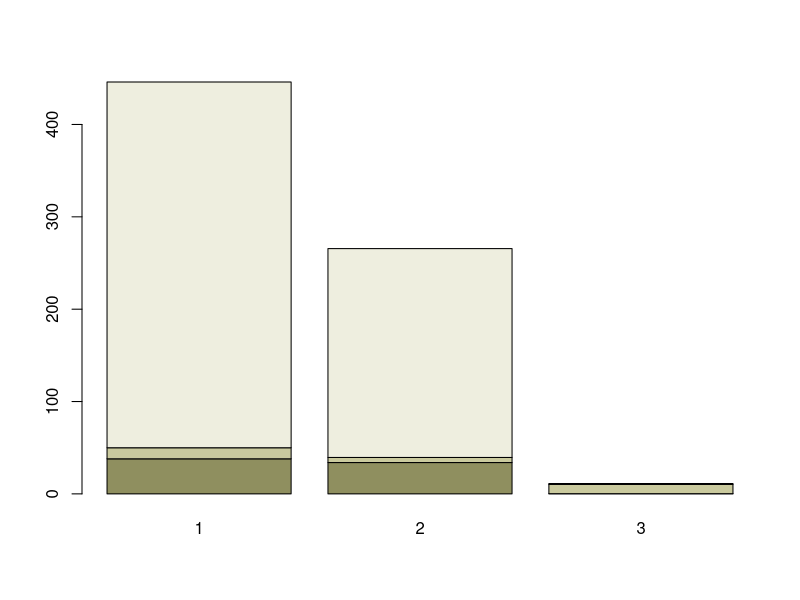
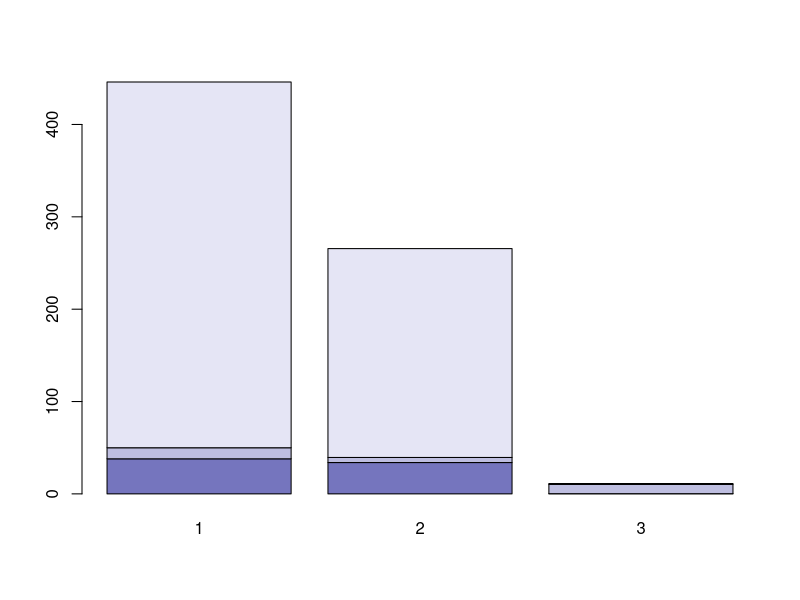
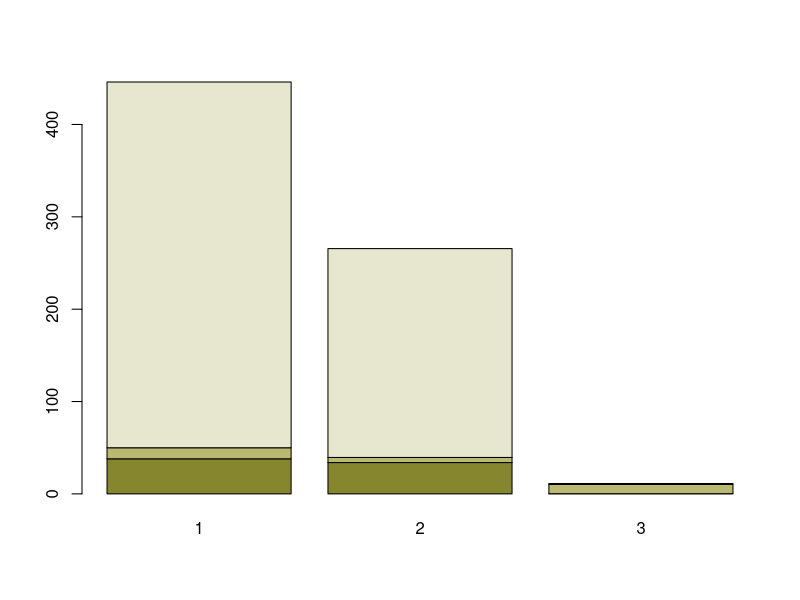
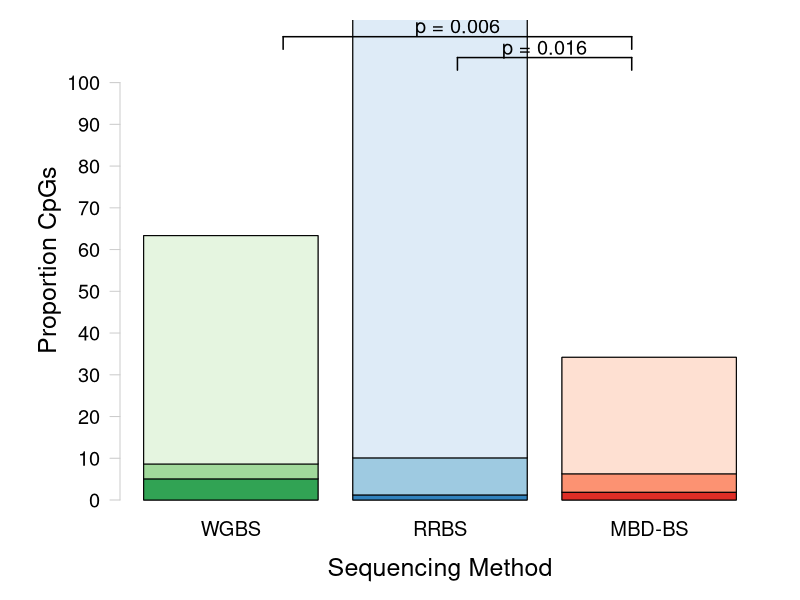
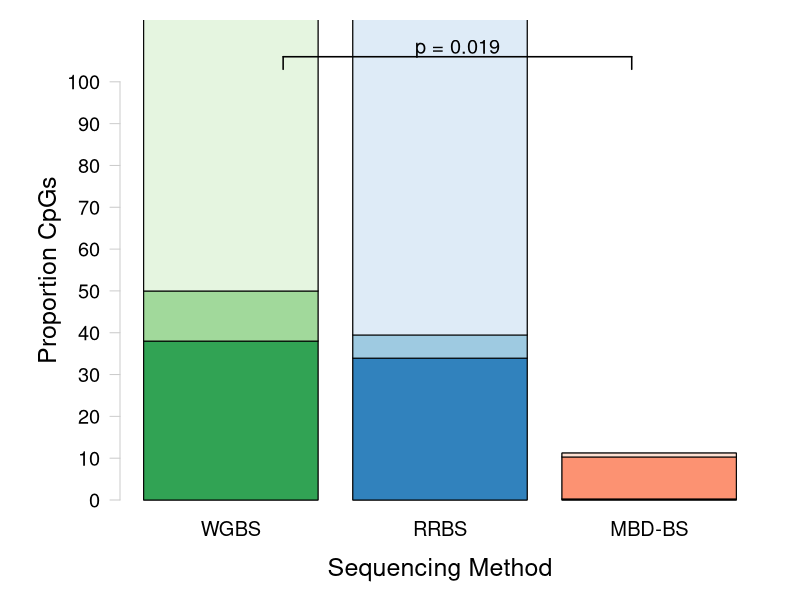

Recreate these plots in R, in order.
## ---- chunk 1
knitr::opts_chunk$set(echo = TRUE)
## ---- chunk 2
#install.packages("RColorBrewer")
require(RColorBrewer) #Load RColorBrewer

#install.packages("dichromat")
require(dichromat)
## ---- chunk 3
sessionInfo()
## ---- chunk 4
McapAll <- read.table("../analyses/Characterizing-CpG-Methylation-5x-Union/Mcap/Mcap_union_5x-averages-counts.txt", header = FALSE, col.names = c("totalLines", "filename")) #Import file using space as a delimiter. Columns are the number of lines and the filename
McapAll <- McapAll[-4,] #Remove last row (total lines for all files)
tail(McapAll) #Confirm import
## ---- chunk 5
McapMeth <- read.table("../analyses/Characterizing-CpG-Methylation-5x-Union/Mcap/Mcap_union_5x-Meth-counts.txt", header = FALSE, col.names = c("Meth", "filename")) #Import file using space as a delimiter. Columns are the number of lines and the filename
McapMeth <- McapMeth[-4,] #Remove last row (total lines for all files)
tail(McapMeth) #Confirm import
## ---- chunk 6
McapSparseMeth <- read.table("../analyses/Characterizing-CpG-Methylation-5x-Union/Mcap/Mcap_union_5x-sparseMeth-counts.txt", header = FALSE, col.names = c("sparseMeth", "filename")) #Import file using space as a delimiter. Columns are the number of lines and the filename
McapSparseMeth <- McapSparseMeth[-4,] #Remove last row (total lines for all files)
tail(McapSparseMeth) #Confirm import
## ---- chunk 7
McapUnMeth <- read.table("../analyses/Characterizing-CpG-Methylation-5x-Union/Mcap/Mcap_union_5x-unMeth-counts.txt", header = FALSE, col.names = c("unMeth", "filename")) #Import file using space as a delimiter. Columns are the number of lines and the filename
McapUnMeth <- McapUnMeth[-4,] #Remove last row (total lines for all files)
tail(McapUnMeth) #Confirm import
## ---- chunk 8
McapCpGType <- cbind(McapAll, McapMeth, McapSparseMeth, McapUnMeth) #Mash tables together by column
McapCpGType <- McapCpGType[,-c(2,4,6,8)] #Remove filename columns
tail(McapCpGType) #Confirm table mashing
## ---- chunk 9
McapCpGType$percentMeth <- (McapCpGType$Meth / McapCpGType$totalLines) * 100 #Calculate percent methylated loci
McapCpGType$percentSparseMeth <- (McapCpGType$sparseMeth / McapCpGType$totalLines) * 100 #Calculate percent sparsely methylated loci
McapCpGType$percentUnMeth <- (McapCpGType$unMeth / McapCpGType$totalLines) * 100 #Calculate percent unmethylated loci
McapCpGType <- McapCpGType[,c(1, 2, 5, 3, 6, 4, 7)] #Reorganize columns
tail(McapCpGType) #Confirm calculations
## ---- chunk 10
write.table(McapCpGType, "../analyses/Characterizing-CpG-Methylation-5x-Union/Mcap/Mcap_union-CpG-Type.txt", sep = "\t", quote = FALSE, row.names = TRUE) #Save summary table
## ---- chunk 11
PactAll <- read.table("../analyses/Characterizing-CpG-Methylation-5x-Union/Pact/Pact_union_5x-averages-counts.txt", header = FALSE, col.names = c("totalLines", "filename")) #Import file using space as a delimiter. Columns are the number of lines and the filename
PactAll <- PactAll[-4,] #Remove last row (total lines for all files)
tail(PactAll) #Confirm import
## ---- chunk 12
PactMeth <- read.table("../analyses/Characterizing-CpG-Methylation-5x-Union/Pact/Pact_union_5x-Meth-counts.txt", header = FALSE, col.names = c("Meth", "filename")) #Import file using space as a delimiter. Columns are the number of lines and the filename
PactMeth <- PactMeth[-4,] #Remove last row (total lines for all files)
tail(PactMeth) #Confirm import
## ---- chunk 13
PactSparseMeth <- read.table("../analyses/Characterizing-CpG-Methylation-5x-Union/Pact/Pact_union_5x-sparseMeth-counts.txt", header = FALSE, col.names = c("sparseMeth", "filename")) #Import file using space as a delimiter. Columns are the number of lines and the filename
PactSparseMeth <- PactSparseMeth[-4,] #Remove last row (total lines for all files)
tail(PactSparseMeth) #Confirm import
## ---- chunk 14
PactUnMeth <- read.table("../analyses/Characterizing-CpG-Methylation-5x-Union/Pact/Pact_union_5x-unMeth-counts.txt", header = FALSE, col.names = c("unMeth", "filename")) #Import file using space as a delimiter. Columns are the number of lines and the filename
PactUnMeth <- PactUnMeth[-4,] #Remove last row (total lines for all files)
tail(PactUnMeth) #Confirm import
## ---- chunk 15
PactCpGType <- cbind(PactAll, PactMeth, PactSparseMeth, PactUnMeth) #Mash tables together by column
PactCpGType <- PactCpGType[,-c(2,4,6,8)] #Remove filename columns
tail(PactCpGType) #Confirm table mashing
## ---- chunk 16
PactCpGType$percentMeth <- (PactCpGType$Meth / PactCpGType$totalLines) * 100 #Calculate percent methylated loci
PactCpGType$percentSparseMeth <- (PactCpGType$sparseMeth / PactCpGType$totalLines) * 100 #Calculate percent sparsely methylated loci
PactCpGType$percentUnMeth <- (PactCpGType$unMeth / PactCpGType$totalLines) * 100 #Calculate percent unmethylated loci
PactCpGType <- PactCpGType[,c(1, 2, 5, 3, 6, 4, 7)] #Reorganize columns
tail(PactCpGType) #Confirm calculations
## ---- chunk 17
write.table(PactCpGType, "../analyses/Characterizing-CpG-Methylation-5x-Union/Pact/Pact_union_5x-CpG-Type.txt", sep = "\t", quote = FALSE, row.names = TRUE) #Save summary table
## ---- chunk 18
McapGenomeFeatures <- read.table("../analyses/Characterizing-CpG-Methylation-5x/Mcap/Mcap-CGMotif-Overlaps-counts.txt", header = FALSE, col.names = c("counts", "filename")) #Import file with CG motif and feature track overlaps
McapGenomeFeatures <- McapGenomeFeatures[-6,] #Remove final row
tail(McapGenomeFeatures) #Check import
## ---- chunk 19
McapGeneOverlaps <- read.table("../analyses/Characterizing-CpG-Methylation-5x-Union/Mcap/Mcap_union_5x-mcGenes-counts.txt", header = FALSE, col.names = c("counts", "filename")) #Import file with all file-gene overlaps
McapGeneOverlaps <- McapGeneOverlaps[-13,] #Remove final row
tail(McapGeneOverlaps) #Confirm import
## ---- chunk 20
McapCDSOverlaps <- read.table("../analyses/Characterizing-CpG-Methylation-5x-Union/Mcap/Mcap_union_5x-mcCDS-counts.txt", header = FALSE, col.names = c("counts", "filename")) #Import file with all file-CDS overlaps
McapCDSOverlaps <- McapCDSOverlaps[-13,] #Remove final row
tail(McapCDSOverlaps) #Confirm import
## ---- chunk 21
McapIntronsOverlaps <- read.table("../analyses/Characterizing-CpG-Methylation-5x-Union/Mcap/Mcap_union_5x-mcIntrons-counts.txt", header = FALSE, col.names = c("counts", "filename")) #Import file with all file-Introns overlaps
McapIntronsOverlaps <- McapIntronsOverlaps[-13,] #Remove final row
tail(McapIntronsOverlaps) #Confirm import
## ---- chunk 22
McapFlanksOverlaps <- read.table("../analyses/Characterizing-CpG-Methylation-5x-Union/Mcap/Mcap_union_5x-mcFlanks-counts.txt", header = FALSE, col.names = c("counts", "filename")) #Import file with all file-Introns overlaps
McapFlanksOverlaps <- McapFlanksOverlaps[-13,] #Remove final row
tail(McapFlanksOverlaps) #Confirm import
## ---- chunk 23
McapIntergenicOverlaps <- read.table("../analyses/Characterizing-CpG-Methylation-5x-Union/Mcap/Mcap_union_5x-mcIntergenic-counts.txt", header = FALSE, col.names = c("counts", "filename")) #Import file with all file-Intergenic overlaps
McapIntergenicOverlaps <- McapIntergenicOverlaps[-13,] #Remove final row
tail(McapIntergenicOverlaps) #Confirm import
## ---- chunk 24
McapFeatureOverlaps <- data.frame("allCpGs" = rep(0, times = 6),
                                  "MBDBSMeth" = rep(0, times = 6),
                                  "MBDBSsparseMeth" = rep(0, times = 6),
                                  "MBDBSunMeth" = rep(0, times = 6),
                                  "MBDBS" = rep(0, times = 6),
                                  "RRBSMeth" = rep(0, times = 6),
                                  "RRBSsparseMeth" = rep(0, times = 6),
                                  "RRBSunMeth" = rep(0, times = 6),
                                  "RRBS" = rep(0, times = 6),
                                  "WGBSMeth" = rep(0, times = 6),
                                  "WGBSsparseMeth" = rep(0, times = 6),
                                  "WGBSunMeth" = rep(0, times = 6),                                  
                                  "WGBS" = rep(0, times = 6)) #Create blank dataframe with information for various CpG categories and methylation status. Match columns to the order of columns in the overlap count files
row.names(McapFeatureOverlaps) <- c("Genes", "CDS", "Introns", "Flanks", "Intergenic", "totalLines") #Assign row names
head(McapFeatureOverlaps) #Confirm changes
## ---- chunk 25
McapFeatureOverlaps$allCpGs <- c(McapGenomeFeatures$counts[3],
                                 McapGenomeFeatures$counts[1],
                                 McapGenomeFeatures$counts[5],
                                 McapGenomeFeatures$counts[2],
                                 McapGenomeFeatures$counts[4],
                                 0) #Assign information for CG motif overlaps with genome features. Use 0 for totalLines
head(McapFeatureOverlaps) #Confirm modification
## ---- chunk 26
for (i in 1:length(McapGeneOverlaps$counts)) {
  McapFeatureOverlaps[1,i+1] <- McapGeneOverlaps[i,1]
  McapFeatureOverlaps[2,i+1] <- McapCDSOverlaps[i,1]
  McapFeatureOverlaps[3,i+1] <- McapIntronsOverlaps[i,1]
  McapFeatureOverlaps[4,i+1] <- McapFlanksOverlaps[i,1]
  McapFeatureOverlaps[5,i+1] <- McapIntergenicOverlaps[i,1]
} #For each table with feature overlap information, paste the contents of the count column in the assigned row
head(McapFeatureOverlaps) #Check summary table
## ---- chunk 27
for (i in 1:length(McapFeatureOverlaps)) {
  McapFeatureOverlaps[6,i] <- sum(McapFeatureOverlaps[,i])
} #Add the counts in each column and save in a new row
head(McapFeatureOverlaps) #Check addition
## ---- chunk 28
write.table(McapFeatureOverlaps, "../analyses/Characterizing-CpG-Methylation-5x-Union/Mcap/Mcap_union-Genomic-Location-Counts.txt", sep = "\t", quote = FALSE, row.names = TRUE) #Save file
## ---- chunk 29
McapCpGTypePercents <- McapCpGType[,c(3,5,7)] #Keep only percent information
head(McapCpGTypePercents) #Confirm changes
## ---- chunk 30
McapCpGTypeWGRR <- chisq.test(data.frame(t(McapCpGTypePercents[c(1, 2),]))) #WGBS vs. RRBS
McapCpGTypeWGRR #The distribution of CpGs is not sginificantly different between WGBS and RRBS
## ---- chunk 31
McapCpGTypeWGMB <- chisq.test(data.frame(t(McapCpGTypePercents[c(1, 3),]))) #WGBS vs. MBD-BSSeq
McapCpGTypeWGMB #The distribution of CpGs is sginificantly different between WGBS and MBD-BSSeq
## ---- chunk 32
McapCpGTypeRRMB <- chisq.test(data.frame(t(McapCpGTypePercents[c(2, 3),]))) #RRBS vs. MBD-BSSeq
McapCpGTypeRRMB #The distribution of CpGs is not significantly different between RRBS vs. MBD-BSSeq
## ---- chunk 33
plotColors <- c(rev(RColorBrewer::brewer.pal(3, "Greens")), 
                rev(RColorBrewer::brewer.pal(3, "Blues")), 
                rev(RColorBrewer::brewer.pal(3, "Reds"))) #Create vector of WGBS, RRBS, and MBD colors
barplot(t(McapCpGTypePercents), col = dichromat(c(rev(RColorBrewer::brewer.pal(3, "Greens"))))) #Check greens
barplot(t(McapCpGTypePercents), col = dichromat(c(rev(RColorBrewer::brewer.pal(3, "Blues"))))) #Check blues
barplot(t(McapCpGTypePercents), col = dichromat(c(rev(RColorBrewer::brewer.pal(3, "Reds"))))) #Check reds
## ---- chunk 34
pdf("../Output/Mcap_union-CpG-Type.pdf", height = 8.5, width = 11)
par(mar = c(3,5,1,1), oma = c(2, 1, 1, 1)) #Change figure boundaries

barplot(t(McapCpGTypePercents), 
        col= "white", 
        axes = FALSE, 
        names.arg = c("WGBS", "RRBS", "MBD-BS"), cex.names = 1.2,
        ylim = c(0, 110)) #Create base plot. Everything should be white. Do not plot axes. Include sequencing type as labels and set size. Set y-axis specs. 

for (i in 1:ncol(t(McapCpGTypePercents))){
    xx <- t(McapCpGTypePercents)
    xx[,-i] <- NA
    colnames(xx)[-i] <- NA
    barplot(xx, col = c(plotColors[(3*i)-2], plotColors[(3*i)-1], plotColors[(3*i)]), add = TRUE, axes = FALSE, names.arg = c("", "", "")) 
} #Make each bar in the stacked barplot a different color gradient. Create a new dataframe with data for the plot and ignore all additional columns and column names. Plot the single bar with the correct color from plotColors. Do not add axes and add blank names for each column.

axis(side = 2, at = seq(0, 100, by = 10), las = 2, col = "grey80", cex.axis = 1.2) #Add y-axis
mtext(side = 2, "Proportion CpGs", line = 3, cex = 1.5) #Add y-axis label
mtext(side = 1, "Sequencing Method", line = 3, cex = 1.5) #Add x-axis label

segments(x0 = 1, y0 = 106, x1 = 3, y1 = 106, lwd = 1.5) #Add line connecting WGBS and MBD-BSSeq
segments(x0 = 1, y0 = 106, x1 = 1, y1 = 103, lwd = 1.5) #Add left segment from connecting line to WGBS
segments(x0 = 3, y0 = 106, x1 = 3, y1 = 103, lwd = 1.5) #Add right segment from connecting line to MBD
text("p = 0.019", x = 2, y = 108, cex = 1.2) #Add p-value

dev.off() #Turn off plotting device
## ---- chunk 35
PactCpGTypePercents <- PactCpGType[,c(3,5,7)] #Keep only percent information
head(PactCpGTypePercents) #Confirm changes
## ---- chunk 36
PactCpGTypeWGRR <- chisq.test(data.frame(t(PactCpGTypePercents[c(1, 2),]))) #WGBS vs. RRBS
PactCpGTypeWGRR #The distribution of CpGs is not sginificantly different between WGBS and RRBS
## ---- chunk 37
PactCpGTypeWGMB <- chisq.test(data.frame(t(PactCpGTypePercents[c(1, 3),]))) #WGBS vs. MBD-BSSeq
PactCpGTypeWGMB #The distribution of CpGs is sginificantly different between WGBS and MBD-BSSeq
## ---- chunk 38
PactCpGTypeRRMB <- chisq.test(data.frame(t(PactCpGTypePercents[c(2, 3),]))) #RRBS vs. MBD-BSSeq
PactCpGTypeRRMB #The distribution of CpGs is sginificantly different between RRBS vs. MBD-BSSeq
## ---- chunk 39
#pdf("../Output/Pact-CpG-Type.pdf", height = 8.5, width = 11)
par(mar = c(3,5,0,1), oma = c(2, 1, 1, 1)) #Change figure boundaries

barplot(t(PactCpGTypePercents), 
        col= "white", 
        axes = FALSE, 
        names.arg = c("WGBS", "RRBS", "MBD-BS"), cex.names = 1.2,
        ylim = c(0, 115)) #Create base plot. Everything should be white. Do not plot axes. Include sequencing type as labels and set size. Set y-axis specs. 

for (i in 1:ncol(t(PactCpGTypePercents))){
    xx <- t(PactCpGTypePercents)
    xx[,-i] <- NA
    colnames(xx)[-i] <- NA
    barplot(xx, col = c(plotColors[(3*i)-2], plotColors[(3*i)-1], plotColors[(3*i)]), add = TRUE, axes = FALSE, names.arg = c("", "", "")) 
} #Make each bar in the stacked barplot a different color gradient. Create a new dataframe with data for the plot and ignore all additional columns and column names. Plot the single bar with the correct color from plotColors. Do not add axes and add blank names for each column.

axis(side = 2, at = seq(0, 100, by = 10), las = 2, col = "grey80", cex.axis = 1.2) #Add y-axis
mtext(side = 2, "Proportion CpGs", line = 3, cex = 1.5) #Add y-axis label
mtext(side = 1, "Sequencing Method", line = 3, cex = 1.5) #Add x-axis label

segments(x0 = 2, y0 = 106, x1 = 3, y1 = 106, lwd = 1.5) #Add line connecting RRBS and MBD-BSSeq
segments(x0 = 2, y0 = 106, x1 = 2, y1 = 103, lwd = 1.5) #Add left segment from connecting line to RRBS
segments(x0 = 3, y0 = 106, x1 = 3, y1 = 103, lwd = 1.5) #Add right segment from connecting line to MBD-BSSeq
text("p = 0.016", x = 2.5, y = 108, cex = 1.2) #Add p-value

segments(x0 = 1, y0 = 111, x1 = 3, y1 = 111, lwd = 1.5) #Add line connecting WGBS and MBD-BSSeq
segments(x0 = 1, y0 = 111, x1 = 1, y1 = 108, lwd = 1.5) #Add left segment from connecting line to WGBS
segments(x0 = 3, y0 = 111, x1 = 3, y1 = 108, lwd = 1.5) #Add right segment from connecting line to MBD-BSSeq
text("p = 0.006", x = 2, y = 113, cex = 1.2) #Add p-value

#dev.off() #Turn off plotting device
## ---- chunk 40
WGBSCpGType <- chisq.test(cbind(t(McapCpGTypePercents)[,1], t(PactCpGTypePercents)[,1]))
WGBSCpGType #The distribution of CpGs for WGBS is not significantly different between species
## ---- chunk 41
RRBSCpGType <- chisq.test(cbind(t(McapCpGTypePercents)[,2], t(PactCpGTypePercents)[,2]))
RRBSCpGType #The distribution of CpGs for RRBS is significantly different between species
## ---- chunk 42
MBDCpGType <- chisq.test(cbind(t(McapCpGTypePercents)[,3], t(PactCpGTypePercents)[,3]))
MBDCpGType #The distribution of CpGs for MBD-BS is not significantly different between species
